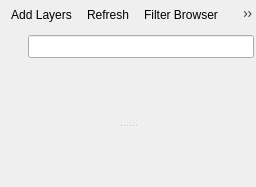
<?xml version="1.0" encoding="UTF-8"?>
<ui version="4.0">
 <class>QgsBrowserWidgetBase</class>
 <widget class="QgsPanelWidget" name="QgsBrowserWidgetBase">
  <property name="geometry">
   <rect>
    <x>0</x>
    <y>0</y>
    <width>256</width>
    <height>187</height>
   </rect>
  </property>
  <property name="windowTitle">
   <string>Browser</string>
  </property>
   <layout class="QVBoxLayout" name="verticalLayout">
    <property name="spacing">
     <number>6</number>
    </property>
    <property name="leftMargin">
     <number>0</number>
    </property>
    <property name="topMargin">
     <number>0</number>
    </property>
    <property name="rightMargin">
     <number>0</number>
    </property>
    <property name="bottomMargin">
     <number>0</number>
    </property>
    <item>
     <widget class="QToolBar" name="mBrowserToolbar">
      <property name="iconSize">
       <size>
        <width>22</width>
        <height>22</height>
       </size>
      </property>
      <property name="floatable">
       <bool>false</bool>
      </property>
      <addaction name="mActionAddLayers"/>
      <addaction name="mActionRefresh"/>
      <addaction name="mActionShowFilter"/>
      <addaction name="mActionExpandAll"/>
      <addaction name="mActionCollapse"/>
      <addaction name="mActionPropertiesWidget"/>
     </widget>
    </item>
    <item>
     <widget class="QWidget" name="mWidgetFilter" native="true">
      <layout class="QHBoxLayout" name="horizontalLayout">
       <property name="spacing">
        <number>0</number>
       </property>
       <property name="leftMargin">
        <number>0</number>
       </property>
       <property name="topMargin">
        <number>0</number>
       </property>
       <property name="rightMargin">
        <number>0</number>
       </property>
       <property name="bottomMargin">
        <number>0</number>
       </property>
       <item>
        <widget class="QFrame" name="frame">
         <property name="sizePolicy">
          <sizepolicy hsizetype="Expanding" vsizetype="Minimum">
           <horstretch>0</horstretch>
           <verstretch>0</verstretch>
          </sizepolicy>
         </property>
         <property name="frameShape">
          <enum>QFrame::NoFrame</enum>
         </property>
         <property name="frameShadow">
          <enum>QFrame::Raised</enum>
         </property>
         <layout class="QHBoxLayout" name="horizontalLayout_3">
          <property name="spacing">
           <number>2</number>
          </property>
          <property name="leftMargin">
           <number>2</number>
          </property>
          <property name="topMargin">
           <number>0</number>
          </property>
          <property name="rightMargin">
           <number>2</number>
          </property>
          <property name="bottomMargin">
           <number>0</number>
          </property>
          <item>
           <widget class="QToolButton" name="mBtnFilterOptions">
            <property name="toolTip">
             <string>Options</string>
            </property>
            <property name="text">
             <string/>
            </property>
            <property name="icon">
             <iconset resource="../../images/images.qrc">
              <normaloff>:/images/themes/default/mActionOptions.svg</normaloff>:/images/themes/default/mActionOptions.svg</iconset>
            </property>
            <property name="popupMode">
             <enum>QToolButton::InstantPopup</enum>
            </property>
            <property name="toolButtonStyle">
             <enum>Qt::ToolButtonIconOnly</enum>
            </property>
            <property name="autoRaise">
             <bool>true</bool>
            </property>
           </widget>
          </item>
          <item>
           <widget class="QgsFilterLineEdit" name="mLeFilter">
            <property name="sizePolicy">
             <sizepolicy hsizetype="Expanding" vsizetype="Preferred">
              <horstretch>0</horstretch>
              <verstretch>0</verstretch>
             </sizepolicy>
            </property>
            <property name="minimumSize">
             <size>
              <width>0</width>
              <height>0</height>
             </size>
            </property>
            <property name="baseSize">
             <size>
              <width>0</width>
              <height>0</height>
             </size>
            </property>
           </widget>
          </item>
         </layout>
        </widget>
       </item>
      </layout>
     </widget>
    </item>
    <item>
     <widget class="QSplitter" name="mSplitter">
      <property name="orientation">
       <enum>Qt::Vertical</enum>
      </property>
      <widget class="QWidget" name="verticalLayoutWidget">
       <layout class="QVBoxLayout" name="mLayoutBrowser"/>
      </widget>
      <widget class="QWidget" name="mPropertiesWidget" native="true">
       <property name="sizePolicy">
        <sizepolicy hsizetype="Preferred" vsizetype="Preferred">
         <horstretch>0</horstretch>
         <verstretch>0</verstretch>
        </sizepolicy>
       </property>
       <property name="minimumSize">
        <size>
         <width>0</width>
         <height>0</height>
        </size>
       </property>
       <layout class="QVBoxLayout" name="verticalLayout_3">
        <property name="leftMargin">
         <number>0</number>
        </property>
        <property name="topMargin">
         <number>0</number>
        </property>
        <property name="rightMargin">
         <number>0</number>
        </property>
        <property name="bottomMargin">
         <number>0</number>
        </property>
        <item>
         <layout class="QVBoxLayout" name="mPropertiesLayout"/>
        </item>
       </layout>
      </widget>
     </widget>
    </item>
   </layout>
  <action name="mActionAddLayers">
   <property name="icon">
    <iconset resource="../../images/images.qrc">
     <normaloff>:/images/themes/default/mActionAddLayer.svg</normaloff>:/images/themes/default/mActionAddLayer.svg</iconset>
   </property>
   <property name="text">
    <string>Add Layers</string>
   </property>
   <property name="toolTip">
    <string>Add Selected Layers</string>
   </property>
  </action>
  <action name="mActionRefresh">
   <property name="icon">
    <iconset resource="../../images/images.qrc">
     <normaloff>:/images/themes/default/mActionRefresh.svg</normaloff>:/images/themes/default/mActionRefresh.svg</iconset>
   </property>
   <property name="text">
    <string>Refresh</string>
   </property>
  </action>
  <action name="mActionShowFilter">
   <property name="checkable">
    <bool>true</bool>
   </property>
   <property name="icon">
    <iconset resource="../../images/images.qrc">
     <normaloff>:/images/themes/default/mActionFilter2.svg</normaloff>:/images/themes/default/mActionFilter2.svg</iconset>
   </property>
   <property name="text">
    <string>Filter Browser</string>
   </property>
   <property name="iconText">
    <string>Filter Browser</string>
   </property>
   <property name="toolTip">
    <string>Filter Browser</string>
   </property>
  </action>
  <action name="mActionExpandAll">
   <property name="icon">
    <iconset resource="../../images/images.qrc">
     <normaloff>:/images/themes/default/mActionExpandTree.svg</normaloff>:/images/themes/default/mActionExpandTree.svg</iconset>
   </property>
   <property name="text">
    <string>Expand All</string>
   </property>
   <property name="toolTip">
    <string>Expand All</string>
   </property>
  </action>
  <action name="mActionCollapse">
   <property name="icon">
    <iconset resource="../../images/images.qrc">
     <normaloff>:/images/themes/default/mActionCollapseTree.svg</normaloff>:/images/themes/default/mActionCollapseTree.svg</iconset>
   </property>
   <property name="text">
    <string>Collapse All</string>
   </property>
   <property name="toolTip">
    <string>Collapse All</string>
   </property>
  </action>
  <action name="mActionPropertiesWidget">
   <property name="checkable">
    <bool>true</bool>
   </property>
   <property name="icon">
    <iconset resource="../../images/images.qrc">
     <normaloff>:/images/themes/default/mActionPropertiesWidget.svg</normaloff>:/images/themes/default/mActionPropertiesWidget.svg</iconset>
   </property>
   <property name="text">
    <string>Show Properties</string>
   </property>
   <property name="toolTip">
    <string>Enable/disable properties widget</string>
   </property>
  </action>
 </widget>
 <customwidgets>
  <customwidget>
   <class>QgsFilterLineEdit</class>
   <extends>QLineEdit</extends>
   <header>qgsfilterlineedit.h</header>
  </customwidget>
  <customwidget>
   <class>QgsPanelWidget</class>
   <extends>QWidget</extends>
   <header>qgspanelwidget.h</header>
  </customwidget>
 </customwidgets>
 <resources>
  <include location="../../images/images.qrc"/>
 </resources>
 <connections/>
</ui>
